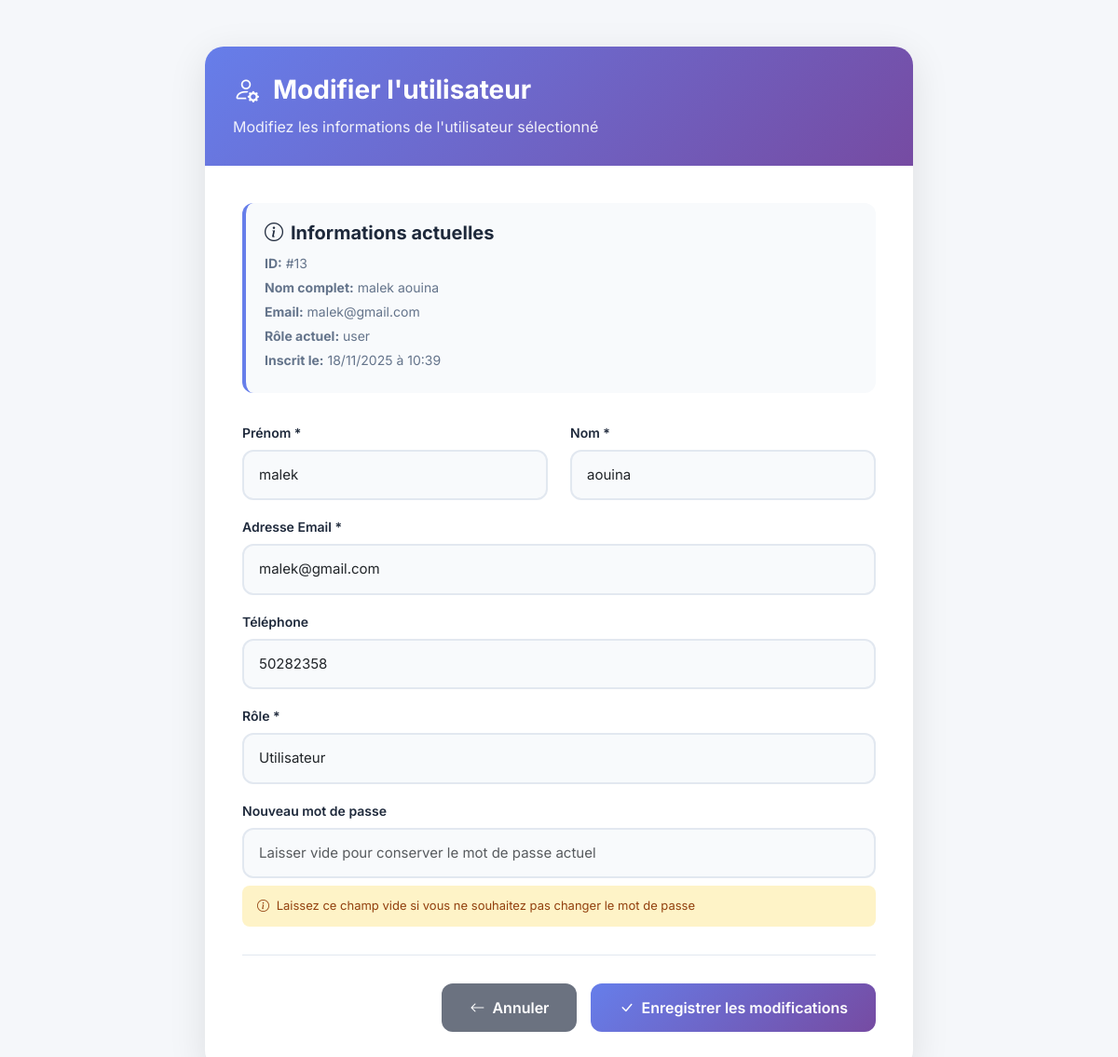
The app's page /Kernel-MohamedChaouachi/view/BackOffice/modify-user.php?id=13 (signed in) with its own data.
### tables this page shows
CREATE TABLE `users` (
  `id` int(11) NOT NULL,
  `nom` varchar(100) NOT NULL,
  `prenom` varchar(100) NOT NULL,
  `email` varchar(255) NOT NULL,
  `telephone` varchar(20) NOT NULL,
  `mdp` varchar(255) NOT NULL,
  `role` enum('user','admin') NOT NULL DEFAULT 'user',
  `created_at` timestamp NOT NULL DEFAULT current_timestamp(),
  `banned_until` datetime DEFAULT NULL
);

### Kernel-MohamedChaouachi/config.php (called while the page is built, shortened)
<?php
class config
{   private static $pdo = null;
    public static function getConnexion()
    {
        if (!isset(self::$pdo)) {
            $servername="localhost";
            $username="root";
            $password ="";
            $dbname="kernel";
            try {
                self::$pdo = new PDO("mysql:host=$servername;dbname=$dbname",
                        $username,
                        $password
                );
                self::$pdo->setAttribute(PDO::ATTR_ERRMODE, PDO::ERRMODE_EXCEPTION);
                self::$pdo->setAttribute(PDO::ATTR_DEFAULT_FETCH_MODE, PDO::FETCH_ASSOC);
            } catch (Exception $e) {
                die('Erreur: ' . $e->getMessage());
            }
        }
        return self::$pdo;
    }
}
?>

### Kernel-MohamedChaouachi/controller/userController.php (called while the page is built, shortened)
<?php
require_once __DIR__ . '/../config.php';
require_once __DIR__ . '/../model/user.php';
class UserController
{
    private $pdo;
    public function __construct()
    {
        $this->pdo = config::getConnexion();
    }
    public function getUserById(int $id): ?User
    {
        try {
            $sql = "SELECT * FROM users WHERE id = :id LIMIT 1";
            $stmt = $this->pdo->prepare($sql);
            $stmt->execute([':id' => $id]);
            $data = $stmt->fetch();
            return new User(
                $data['nom'],
                $data['prenom'],
                $data['email'],
                $data['telephone'],
                $data['mdp'],
                $data['role'],
                (int)$data['id'],
                $data['banned_until'],
                $data['created_at']
            );
        } catch (PDOException $e) {
            error_log("Get user by ID error: " . $e->getMessage());
            return null;
        }
    }
}

### Kernel-MohamedChaouachi/model/user.php (called while the page is built, shortened)
<?php
class User
{
    private ?int $id = null;
    private string $nom;
    private string $prenom;
    private string $email;
    private string $telephone;
    private string $role;
    private ?string $date_inscription = null;
    public function __construct(
        string $nom = '',
        string $prenom = '',
        string $email = '',
        string $telephone = '',
        string $password = '',
        string $role = 'user',
        ?int $id = null,
        ?string $banned_until = null,
        ?string $date_inscription = null
    ) {
        $this->id = $id;
        $this->nom = $nom;
        $this->prenom = $prenom;
        $this->email = $email;
        $this->telephone = $telephone;
        $this->role = $role;
        $this->date_inscription = $date_inscription;
    }
    public function getId(): ?int
    {
        return $this->id;
    }
    public function getNom(): string
    {
        return $this->nom;
    }
    public function getPrenom(): string
    {
        return $this->prenom;
    }
    public function getEmail(): string
    {
        return $this->email;
    }
    public function getTelephone(): string
    {
        return $this->telephone;
    }
    public function getRole(): string
    {
        return $this->role;
    }
    public function getDateInscription(): ?string
    {
        return $this->date_inscription;
    }
}

### Kernel-MohamedChaouachi/view/BackOffice/modify-user.php (the view, shortened to what this page needs)
<?php
require_once '../../config.php';
require_once '../../controller/userController.php';
$controller = new UserController();
$controller->requireAdmin();
$user = null;
if (isset($_GET['id'])) {
    $user = $controller->getUserById((int)$_GET['id']);
}
?>
<!DOCTYPE html>
<html lang="fr">
<head>
    <link href="https://cdn.jsdelivr.net/npm/bootstrap@5.3.3/dist/css/bootstrap.min.css" rel="stylesheet">
    <link href="https://cdn.jsdelivr.net/npm/bootstrap-icons@1.11.3/font/bootstrap-icons.min.css" rel="stylesheet">
</head>
<body>
<div class="container">
    <div class="card">
        <div class="card-header">
            <h2>
                <i class="bi bi-person-gear"></i>
                Modifier l'utilisateur
            </h2>
            <p>Modifiez les informations de l'utilisateur sélectionné</p>
        </div>
        <div class="card-body">
            <div class="user-info">
                <h5><i class="bi bi-info-circle me-2"></i>Informations actuelles</h5>
                <p><strong>ID:</strong> #<?php echo $user->getId(); ?></p>
                <p><strong>Nom complet:</strong> <?php echo htmlspecialchars($user->getPrenom() . ' ' . $user->getNom()); ?></p>
                <p><strong>Email:</strong> <?php echo htmlspecialchars($user->getEmail()); ?></p>
                <p><strong>Rôle actuel:</strong> <?php echo htmlspecialchars($user->getRole()); ?></p>
                <?php if ($user->getDateInscription()): ?>
                    <p><strong>Inscrit le:</strong> <?php echo date('d/m/Y à H:i', strtotime($user->getDateInscription())); ?></p>
                <?php endif; ?>
            </div>
            <form method="POST" id="modifyForm">
                <div class="row">
                    <div class="col-md-6 mb-3">
                        <label class="form-label">Prénom *</label>
                        <input type="text" name="prenom" class="form-control"
                               value="<?php echo htmlspecialchars($user->getPrenom()); ?>" required>
                    </div>
                    <div class="col-md-6 mb-3">
                        <label class="form-label">Nom *</label>
                        <input type="text" name="nom" class="form-control"
                               value="<?php echo htmlspecialchars($user->getNom()); ?>" required>
                    </div>
                </div>
                <div class="mb-3">
                    <label class="form-label">Adresse Email *</label>
                    <input type="email" name="email" class="form-control"
                           value="<?php echo htmlspecialchars($user->getEmail()); ?>" required>
                </div>
                <div class="mb-3">
                    <label class="form-label">Téléphone</label>
                    <input type="text" name="telephone" class="form-control"
                           value="<?php echo htmlspecialchars($user->getTelephone()); ?>"
                           placeholder="+216 XX XXX XXX">
                </div>
                <div class="mb-3">
                    <label class="form-label">Rôle *</label>
                    <select name="role" class="form-select" required>
                        <option value="user" <?php echo $user->getRole() === 'user' ? 'selected' : ''; ?>>Utilisateur</option>
                    </select>
                </div>
                <div class="mb-3">
                    <label class="form-label">Nouveau mot de passe</label>
                    <input type="password" name="password" class="form-control"
                           placeholder="Laisser vide pour conserver le mot de passe actuel">
                    <div class="password-note">
                        <i class="bi bi-info-circle me-1"></i>
                        Laissez ce champ vide si vous ne souhaitez pas changer le mot de passe
                    </div>
                </div>
                <div class="form-actions">
                    <a href="admin-users.php" class="btn btn-secondary">
                        <i class="bi bi-arrow-left me-2"></i>Annuler
                    </a>
                    <button type="submit" class="btn btn-primary">
                        <i class="bi bi-check-lg me-2"></i>Enregistrer les modifications
                    </button>
                </div>
            </form>
        </div>
    </div>
</div>
</body>
</html>

### Kernel-MohamedChaouachi/view/BackOffice/modify-user.php (style rules this page uses)
body { background: #f5f7fa; font-family: 'Inter', sans-serif; color: #2d3748; min-height: 100vh; }
.container { max-width: 800px; margin: 50px auto; padding: 0 20px; }
.card { background: white; border-radius: 20px; box-shadow: 0 10px 40px rgba(0, 0, 0, 0.1); border: none; overflow: hidden; }
.card-header { background: linear-gradient(135deg, #667eea 0%, #764ba2 100%); color: white; padding: 30px; border: none; }
.card-header h2 { margin: 0; font-weight: 700; font-size: 28px; display: flex; align-items: center; gap: 15px; }
.card-header p { margin: 10px 0 0; opacity: 0.9; font-size: 16px; }
.card-body { padding: 40px; }
.form-label { font-weight: 600; color: #1e293b; margin-bottom: 8px; font-size: 14px; }
.form-control, .form-select { border: 2px solid #e2e8f0; border-radius: 12px; padding: 14px 16px; font-size: 15px; transition: all 0.3s ease; background: #f8fafc; }
.btn-primary { background: linear-gradient(135deg, #667eea 0%, #764ba2 100%); border: none; border-radius: 12px; padding: 14px 30px; font-weight: 600; font-size: 16px; transition: all 0.3s ease; }
.btn-secondary { background: #6b7280; border: none; border-radius: 12px; padding: 14px 30px; font-weight: 600; font-size: 16px; transition: all 0.3s ease; }
.user-info { background: #f8fafc; border-radius: 12px; padding: 20px; margin-bottom: 30px; border-left: 4px solid #667eea; }
.user-info h5 { color: #1e293b; font-weight: 700; margin-bottom: 10px; }
.user-info p { color: #64748b; margin: 5px 0; font-size: 14px; }
.password-note { background: #fef3c7; color: #92400e; padding: 12px 16px; border-radius: 8px; font-size: 13px; margin-top: 8px; }
.form-actions { display: flex; gap: 15px; justify-content: flex-end; margin-top: 30px; padding-top: 30px; border-top: 1px solid #e2e8f0; }

### records on screen
users: id "13", $user->getPrenom() . ' ' . $user->getNom() "malek aouina", email "malek@gmail.com", role "user", created_at "18/11/2025 à 10:39", prenom "malek", nom "aouina", telephone "50282358", role "Utilisateur"
